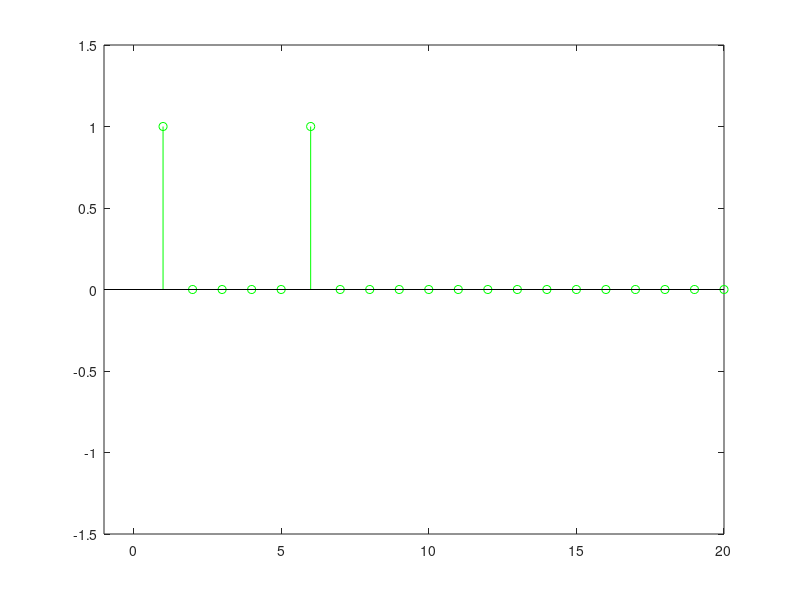

Reproduce this figure in MATLAB. (Note: this script raises an error after producing the figure.)
% Task 8 - MA filtering
x = [1, 0, 0, 0, 0, 1, zeros(1,19)]; %defines x[n] as δ[n]+δ[n-5]

a1 = -0.8;

N = length(x); % Length of input signal
y = zeros(size(x)); % Allocate space for outut

y(1) = x(1); % First sample, assuming y(-1) = 0
for n=2:N % Remaining samples
    y(n) = x(n) - a1*y(n-1);
end;

%Ploting
stem(x, 'g'); 
axis([-1 20 -1.5 1.5]);
hold on
stem(y, 'k', '.');
axis([-1 20 -1.5 1.5]);
xlabel('n'); ylabel('x[n] and y[n]'); %x[n]=δ[n] and y[n]=h[n]

legend('= ingsingal x[n]','= utsignal y[n]')